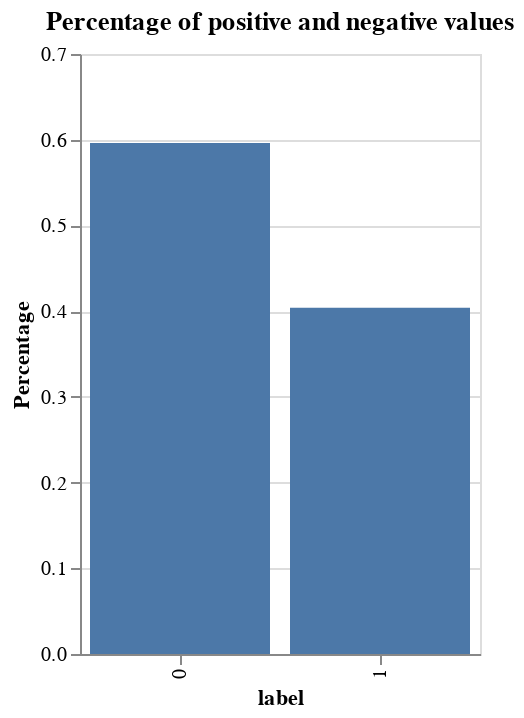

Here is the notebook cell this chart was saved with:
### Markdown cell above
###  Perform basic EDA

### Code cell
# using 60000 because that is the amount of data that we moved to generators
# using sort_values by id because when we move the data into folders, it is selecting the first files from the train directory sorted by name
valueCounts = labels.sort_values(by=['id']).iloc[:DATA_USED]['label'].value_counts().reset_index() 
valueCounts['Percentage'] = valueCounts['count'] / valueCounts['count'].sum()
# valueCounts
alt.Chart(valueCounts).mark_bar().encode(
    x = 'label:O',
    y = alt.Y('Percentage:Q', scale=alt.Scale(domain=(0, 0.7))),
    tooltip='count'
).properties(
    title="Percentage of positive and negative values",
    width = 200)

### Figure 1 — Vega-Lite specification as saved in the notebook (floating-point values rounded to 4 significant figures)
{"config": {"view": {"continuousWidth": 300, "continuousHeight": 300}}, "data": {"name": "data-5ec0845bd6c912e9ae25f199c694f72e"}, "mark": {"type": "bar"}, "encoding": {"tooltip": {"field": "count", "type": "quantitative"}, "x": {"field": "label", "type": "ordinal"}, "y": {"field": "Percentage", "scale": {"domain": [0, 0.7]}, "type": "quantitative"}}, "title": "Percentage of positive and negative values", "width": 200, "$schema": "https://vega.github.io/schema/vega-lite/v5.20.1.json", "datasets": {"data-5ec0845bd6c912e9ae25f199c694f72e": [{"label": 0, "count": 35767, "Percentage": 0.5961}, {"label": 1, "count": 24233, "Percentage": 0.4039}]}}
